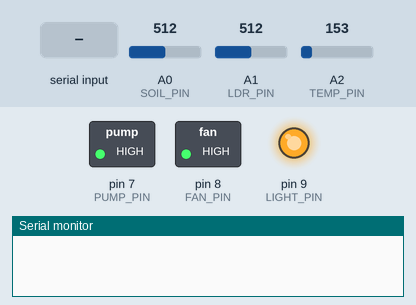
Recording of a sketch running on a simulated Arduino Uno, built with avr-gcc and run on an emulated ATmega328P. Shown: switched loads named in the sketch (green lamp = pin HIGH), output pins drawn as LEDs (lit = HIGH), the last lines printed to the serial monitor. Inputs (shaded band) come from the test bench; at power-on: A0 (SOIL_PIN) = 512, A1 (LDR_PIN) = 512, A2 (TEMP_PIN) = 153.

Above: at 1.2 s.
1.3 s: "PUMP ON\n" received over Serial
At 2.5 s:
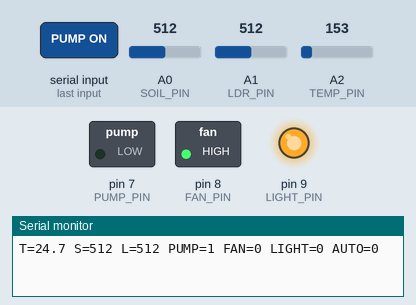
2.8 s: "FAN ON\n" received over the second serial link
At 3.6 s:
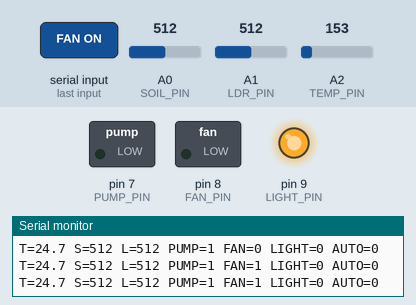
4.3 s: "PUMP OFF\n" received over Serial
At 5.0 s:
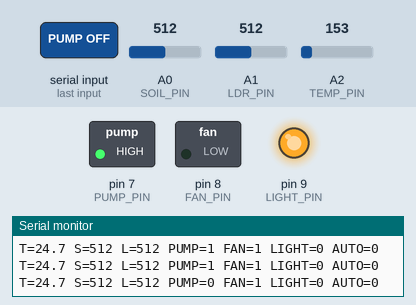
5.8 s: "LIGHT ON\n" received over the second serial link
At 7.0 s:
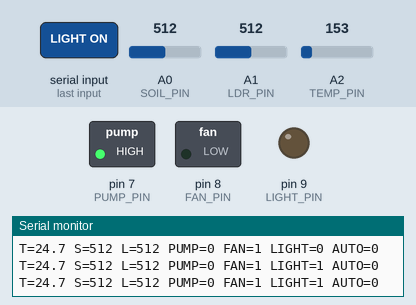
7.3 s: "FAN OFF\n" received over Serial
At 8.5 s:
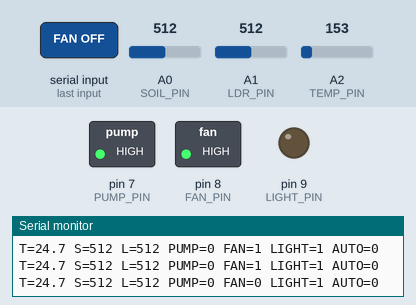
8.8 s: "PUMP ON\n" received over the second serial link
At 9.3 s:
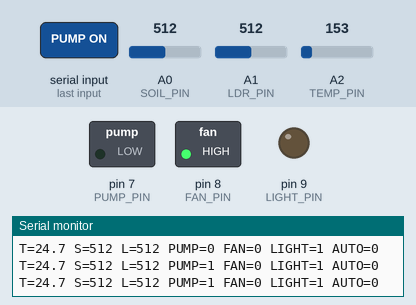
Timing chart, 0 to 25.3 s (numbered marks = the images above; inputs shaded):
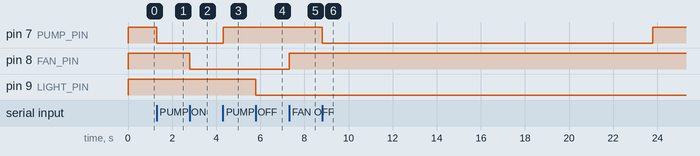

Measured:
- after the input at 1.3 s, pin 7 (PUMP_PIN): HIGH → LOW at once
- after the input at 2.8 s, pin 8 (FAN_PIN): HIGH → LOW at once
- after the input at 4.3 s, pin 7 (PUMP_PIN): LOW → HIGH at once
- after the input at 5.8 s, pin 9 (LIGHT_PIN): HIGH → LOW at once
- after the input at 7.3 s, pin 8 (FAN_PIN): LOW → HIGH at once
- after the input at 8.8 s, pin 7 (PUMP_PIN): HIGH → LOW at once, → HIGH 15.0 s later

The sketch:

starlx_greenhouse.ino
```cpp
// Starlx greenhouse controller for Arduino Uno + HM-10 BLE module.
//
// Wiring (HM-10 is 3.3V logic on its RX pin):
//   HM-10 VCC -> 5V (or 3.3V), GND -> GND
//   HM-10 TXD -> Uno pin 2
//   HM-10 RXD <- Uno pin 3 through a voltage divider (1k from pin 3 to RXD, 2k from RXD to GND)
// Sensors:
//   Soil moisture sensor -> A0   (higher reading = drier)
//   Light sensor (LDR divider) -> A1   (higher reading = brighter)
//   TMP36 temperature sensor -> A2
// Relays (active-low modules): pump -> pin 7, fan -> pin 8, grow light -> pin 9
//
// Commands Starlx sends (one per line): PUMP ON/OFF, FAN ON/OFF, LIGHT ON/OFF,
// AUTO ON/OFF, STATUS. The same commands work from the Serial Monitor at 9600 baud.
// Every 3 seconds it reports: T=24.3 S=512 L=700 PUMP=0 FAN=0 LIGHT=0 AUTO=0

#include <SoftwareSerial.h>

SoftwareSerial ble(2, 3);  // RX, TX

const int SOIL_PIN = A0;
const int LDR_PIN = A1;
const int TEMP_PIN = A2;
const int PUMP_PIN = 7;
const int FAN_PIN = 8;
const int LIGHT_PIN = 9;

const bool RELAY_ACTIVE_LOW = true;

// Calibrate these for your own sensors.
const int SOIL_DRY = 600;              // above this = soil is dry
const int LIGHT_DARK = 300;            // below this = too dark
const float FAN_ON_C = 30.0;           // fan on above this temperature
const float FAN_OFF_C = 27.0;          // fan off below this temperature
const unsigned long PUMP_MAX_MS = 15000UL;     // safety: pump never runs longer than this
const unsigned long PUMP_COOLDOWN_MS = 60000UL; // auto mode waits this long between waterings

bool pumpOn = false, fanOn = false, lightOn = false, autoMode = false;
unsigned long pumpStart = 0, lastPumpEnd = 0, lastReport = 0;
String bleLine = "";
String serialLine = "";

void writeRelay(int pin, bool on) {
  bool level = RELAY_ACTIVE_LOW ? !on : on;
  digitalWrite(pin, level ? HIGH : LOW);
}

void setPump(bool on) {
  if (on && !pumpOn) pumpStart = millis();
  if (!on && pumpOn) lastPumpEnd = millis();
  pumpOn = on;
  writeRelay(PUMP_PIN, on);
}
void setFan(bool on) { fanOn = on; writeRelay(FAN_PIN, on); }
void setLight(bool on) { lightOn = on; writeRelay(LIGHT_PIN, on); }

float readTempC() {
  float volts = analogRead(TEMP_PIN) * 5.0 / 1024.0;
  return (volts - 0.5) * 100.0;  // TMP36
}

void report() {
  String msg = "T=" + String(readTempC(), 1) +
               " S=" + String(analogRead(SOIL_PIN)) +
               " L=" + String(analogRead(LDR_PIN)) +
               " PUMP=" + String(pumpOn ? 1 : 0) +
               " FAN=" + String(fanOn ? 1 : 0) +
               " LIGHT=" + String(lightOn ? 1 : 0) +
               " AUTO=" + String(autoMode ? 1 : 0);
  ble.println(msg);
  Serial.println(msg);
}

void handleCommand(String cmd) {
  cmd.trim();
  cmd.toUpperCase();
  if (cmd == "PUMP ON") setPump(true);
  else if (cmd == "PUMP OFF") setPump(false);
  else if (cmd == "FAN ON") setFan(true);
  else if (cmd == "FAN OFF") setFan(false);
  else if (cmd == "LIGHT ON") setLight(true);
  else if (cmd == "LIGHT OFF") setLight(false);
  else if (cmd == "AUTO ON") autoMode = true;
  else if (cmd == "AUTO OFF") autoMode = false;
  else if (cmd != "STATUS") return;
  report();
}

void readLines(Stream &port, String &buf) {
  while (port.available()) {
    char c = port.read();
    if (c == '\n') {
      handleCommand(buf);
      buf = "";
    } else if (c != '\r' && buf.length() < 40) {
      buf += c;
    }
  }
}

void runAuto() {
  if (!autoMode) return;
  unsigned long now = millis();
  int soil = analogRead(SOIL_PIN);
  int light = analogRead(LDR_PIN);
  float t = readTempC();

  if (!pumpOn && soil > SOIL_DRY && (lastPumpEnd == 0 || now - lastPumpEnd > PUMP_COOLDOWN_MS)) setPump(true);
  if (pumpOn && soil <= SOIL_DRY) setPump(false);

  if (!fanOn && t > FAN_ON_C) setFan(true);
  if (fanOn && t < FAN_OFF_C) setFan(false);

  setLight(light < LIGHT_DARK);
}

void setup() {
  // Set relay pins to OFF before making them outputs, so nothing clicks on at boot.
  writeRelay(PUMP_PIN, false);
  writeRelay(FAN_PIN, false);
  writeRelay(LIGHT_PIN, false);
  pinMode(PUMP_PIN, OUTPUT);
  pinMode(FAN_PIN, OUTPUT);
  pinMode(LIGHT_PIN, OUTPUT);
  Serial.begin(9600);
  ble.begin(9600);
}

void loop() {
  readLines(ble, bleLine);
  readLines(Serial, serialLine);

  // Safety: the pump never runs longer than PUMP_MAX_MS.
  if (pumpOn && millis() - pumpStart > PUMP_MAX_MS) {
    setPump(false);
    report();
  }

  runAuto();

  if (millis() - lastReport > 3000UL) {
    lastReport = millis();
    report();
  }
}
```
